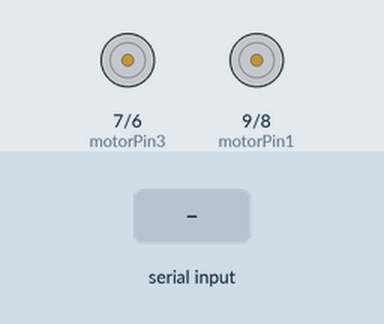
Recording of a sketch running on a simulated Arduino Uno, built with avr-gcc and run on an emulated ATmega328P. Shown: motor-driver pin pairs drawn as motors (green arrow = first pin HIGH = forward, orange = second pin HIGH = backward, longer = more drive). The test bench sets the inputs (shaded band).

Above: at 1.2 s.
1.3 s: "F" received over the second serial link
At 2.1 s:
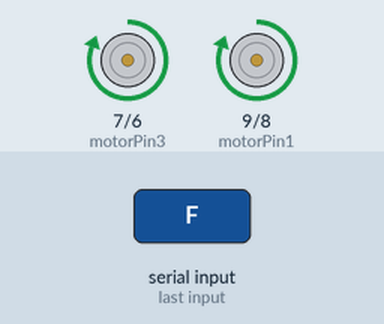
2.8 s: "L" received over the second serial link
At 3.2 s:
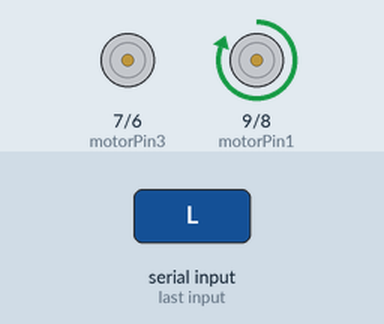
4.3 s: "R" received over the second serial link
At 5.5 s:
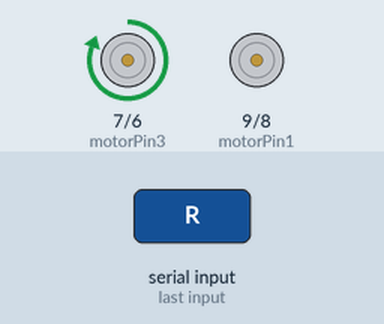
5.8 s: "G" received over the second serial link
At 6.7 s:
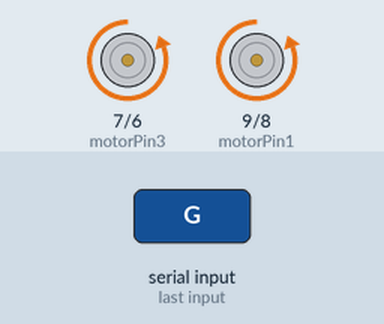
7.3 s: "S" received over the second serial link
At 7.8 s:
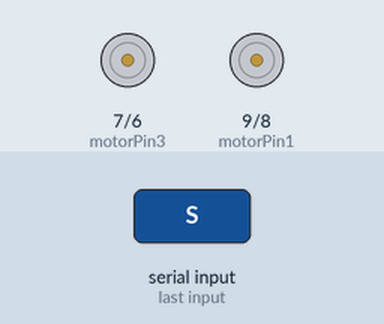
Timing chart, 0 to 9.8 s (numbered marks = the images above; inputs shaded):
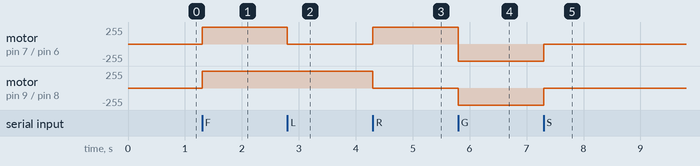

The sketch:

serialrgb.ino
```cpp
#include <SoftwareSerial.h>

SoftwareSerial bluetooth(2, 3); // RX, TX del módulo HC-05

int motorPin1 = 9;
int motorPin2 = 8;
int motorPin3 = 7;
int motorPin4 = 6;

void setup() {
  pinMode(motorPin1, OUTPUT);
  pinMode(motorPin2, OUTPUT);
  pinMode(motorPin3, OUTPUT);
  pinMode(motorPin4, OUTPUT);

  bluetooth.begin(38400);
  //Serial.begin(9600);
}

void loop() {
  if (bluetooth.available() > 0) {
    char command = bluetooth.read();
    //executeCommand(command);


  switch (command) {
    case 'F':
      // Avanzar
      digitalWrite(motorPin1, HIGH);
      digitalWrite(motorPin2, LOW);
      digitalWrite(motorPin3, HIGH);
      digitalWrite(motorPin4, LOW);
      break;
      case 'L':
      // Avanzar
      digitalWrite(motorPin1, HIGH);
      digitalWrite(motorPin2, LOW);
      digitalWrite(motorPin3, LOW);
      digitalWrite(motorPin4, LOW);
      break;
      case 'R':
      // Avanzar
      digitalWrite(motorPin1, LOW);
      digitalWrite(motorPin2, LOW);
      digitalWrite(motorPin3, HIGH);
      digitalWrite(motorPin4, LOW);
      break;
    case 'G':
      // Retroceder
      digitalWrite(motorPin1, LOW);
      digitalWrite(motorPin2, HIGH);
      digitalWrite(motorPin3, LOW);
      digitalWrite(motorPin4, HIGH);
      break;
    case 'S':
      // Parar
      digitalWrite(motorPin1, LOW);
      digitalWrite(motorPin2, LOW);
      digitalWrite(motorPin3, LOW);
      digitalWrite(motorPin4, LOW);
      break;
    default:
      // // Comando desconocido, parar por seguridad
      // digitalWrite(motorPin1, LOW);
      // digitalWrite(motorPin2, LOW);
      // digitalWrite(motorPin3, LOW);
      // digitalWrite(motorPin4, LOW);
      break;
  }
}
}
```

Measured:
- after the input at 1.3 s, motor on pin 7 (motorPin3) / pin 6 (motorPin4), motor on pin 9 (motorPin1) / pin 8 (motorPin2): stopped → forward 255/255 at once
- after the input at 2.8 s, motor on pin 7 (motorPin3) / pin 6 (motorPin4): forward 255/255 → stopped at once
- after the input at 4.3 s, motor on pin 7 (motorPin3) / pin 6 (motorPin4): stopped → forward 255/255 at once; motor on pin 9 (motorPin1) / pin 8 (motorPin2): forward 255/255 → stopped at once
- after the input at 5.8 s, motor on pin 7 (motorPin3) / pin 6 (motorPin4): forward 255/255 → backward 255/255 at once; motor on pin 9 (motorPin1) / pin 8 (motorPin2): stopped → backward 255/255 at once
- after the input at 7.3 s, motor on pin 7 (motorPin3) / pin 6 (motorPin4), motor on pin 9 (motorPin1) / pin 8 (motorPin2): backward 255/255 → stopped at once
